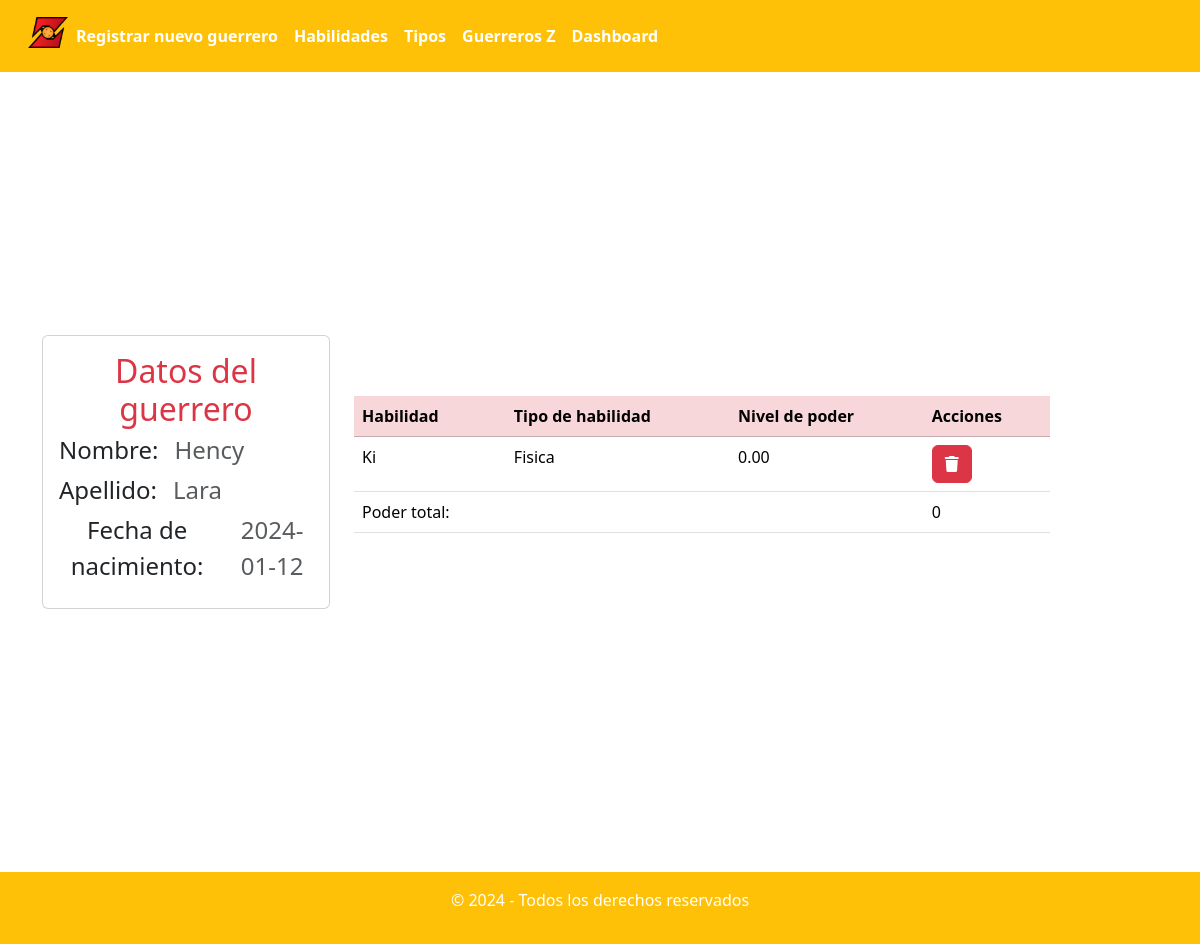
Page /controllers/warriors_abilities/details.php?id=398&page=1 on the committed database.
### tables this page shows
CREATE TABLE IF NOT EXISTS `warriors` (
  `id` int NOT NULL AUTO_INCREMENT,
  `nombre` varchar(70) NOT NULL,
  `apellido` varchar(200) NOT NULL,
  `fecha_nacimiento` date NOT NULL,
  PRIMARY KEY (`id`)
);

CREATE TABLE IF NOT EXISTS `habilidades` (
  `id` int NOT NULL AUTO_INCREMENT,
  `nombre_habilidad` varchar(255) NOT NULL,
  `tipo_habilidad_id` int DEFAULT NULL,
  `nivel_poder` decimal(5,2) DEFAULT NULL,
  PRIMARY KEY (`id`),
  KEY `tipo_habilidad_id` (`tipo_habilidad_id`)
);

CREATE TABLE IF NOT EXISTS `tipos_habilidades` (
  `id` int NOT NULL AUTO_INCREMENT,
  `tipo_habilidad` varchar(70) NOT NULL,
  PRIMARY KEY (`id`)
);

### data/database.php (called while the page is built, shortened)
<?php
class Database
{
    private mysqli $connection;
    public function __construct(string $host = "localhost", string $username = "root", string $password = "", string $dbname = "warriors")
    {
        $this->connection = new mysqli($host, $username, $password, $dbname);
        $this->connection->set_charset('utf8');
    }
    public function getWarriorById(int $id, string $table = "warriors"): ?array
    {
        $sql = "SELECT * FROM $table WHERE id = ?";
        $preparedQuery = $this->connection->prepare($sql);
        $preparedQuery->bind_param("i", $id);
        $preparedQuery->execute();
        $result = $preparedQuery->get_result();
        return $result->fetch_assoc() ?: null;
    }
    public
    function countWarriorAbilities($warriorId)
    {
        $sql = "SELECT COUNT(*) AS total_registros
            FROM warriors_habilidades
            WHERE warrior_id = ?";
        $preparedQuery = $this->connection->prepare($sql);
        $preparedQuery->bind_param("i", $warriorId);
        $preparedQuery->execute();
        $result = $preparedQuery->get_result();
        $row = $result->fetch_assoc();
        return $row['total_registros'];
    }
    public function getWarriorsAbilitiesByPage($warriorId, $page = 1, $registrosPorPagina = 10): array
    {
        $sql = "SELECT wh.warrior_id, wh.habilidad_id,
        h.nombre_habilidad,
        th.tipo_habilidad,
        h.nivel_poder
    FROM
        habilidades h
    INNER JOIN
        warriors_habilidades wh ON h.id = wh.habilidad_id
    INNER JOIN
        tipos_habilidades th ON h.tipo_habilidad_id = th.id
    WHERE
        wh.warrior_id = ?
    ORDER BY
        h.nombre_habilidad
    LIMIT ?
    OFFSET ?";
        $offset = ($page - 1) * $registrosPorPagina;
        $preparedQuery = $this->connection->prepare($sql);
        $preparedQuery->bind_param("iii", $warriorId, $registrosPorPagina, $offset);
        $preparedQuery->execute();
        $result = $preparedQuery->get_result();
        $habilidades = $result->fetch_all(MYSQLI_ASSOC);
        $totalRegistros = $this->countWarriorAbilities($warriorId);
        return [
            'data' => $habilidades,
            'totalPages' => $totalRegistros
        ];
    }
}

### controllers/warriors_abilities/details.php (the view, shortened to what this page needs)
<?php
include "../../templates/header.php";
include '../../data/database.php';
$db = new Database();
$id = $_GET['id'] ?? '';
$page = $_GET['page'] ?? 1;
$warrior = $db->getWarriorById($id);
["data" => $data, "totalPages" => $totalPages] = $db->getWarriorsAbilitiesByPage($id, intval($page));
?>
<section class="container d-flex flex-column min-vh-100">
    <main class="flex-grow-1 d-flex align-items-center">
        <div class="card" style="width: 18rem;">
            <div class="card-body">
                <h5 class="card-title text-center text-danger fs-2">Datos del guerrero</h5>
                <div class="d-flex gap-3">
                    <p class="card-subtitle mb-2 text-body-black text-center fs-4">Nombre:</p>
                    <p class="card-subtitle mb-2 text-body-secondary text-center fs-4"><?= $warrior["nombre"] ?></p>
                </div>
                <div class="d-flex gap-3">
                    <p class="card-subtitle mb-2 text-body-black text-center fs-4">Apellido:</p>
                    <p class="card-subtitle mb-2 text-body-secondary text-center fs-4"><?= $warrior["apellido"] ?></p>
                </div>
                <div class="d-flex gap-3">
                    <p class="card-subtitle mb-2 text-body-black text-center fs-4">Fecha de nacimiento:</p>
                    <p class="card-subtitle mb-2 text-body-secondary text-center fs-4"><?= $warrior["fecha_nacimiento"] ?></p>
                </div>
            </div>
        </div>
        <article class="col-8 p-4 d-flex flex-column align-items-center">
            <table class="table">
                <thead class="table-danger">
                    <th scope="col">Habilidad</th>
                    <th scope="col">Tipo de habilidad</th>
                    <th scope="col">Nivel de poder</th>
                    <th scope="col">Acciones</th>
                </thead>
                <?php if (!$data) : ?>
                    <tbody>
                        <tr class="text-center">
                            <td colspan="5">No hay habilidades registradas para este guerrero</td>
                        </tr>
                    </tbody>
                <?php else : ?>
                    <tbody>
                        <?php foreach ($data as $row) : ?>
                            <tr>
                                <td><?= $row["nombre_habilidad"] ?></td>
                                <td><?= $row["tipo_habilidad"] ?></td>
                                <td><?= $row["nivel_poder"] ?></td>
                                <td>
                                    <a href="./delete_ability_for_warrior?idWarrior=<?= $row["warrior_id"] ?>&idAbility=<?= $row["habilidad_id"] ?>" class="btn btn-small btn-danger"><i class="fa-solid fa-trash"></i></a>
                                </td>
                            </tr>
                        <?php endforeach; ?>
                    <?php endif; ?>
                    </tbody>
                    <tfoot>
                        <tr>
                            <td>
                                Poder total:
                            </td>
                            <td></td>
                            <td></td>
                            <td>
                                <?= array_reduce($data, fn ($acc, $row) => $acc + $row["nivel_poder"], 0) ?>
                            </td>
                        </tr>
                    </tfoot>
            </table>
        </article>
    </main>
</section>
<?php include "../../templates/footer.php"; ?>

### rows in the picture
warriors: nombre "Hency", apellido "Lara", fecha_nacimiento "2024-01-12"
habilidades: nombre_habilidad "Ki", tipos_habilidades.tipo_habilidad "Fisica", nivel_poder "0.00", nivel_poder "0"
